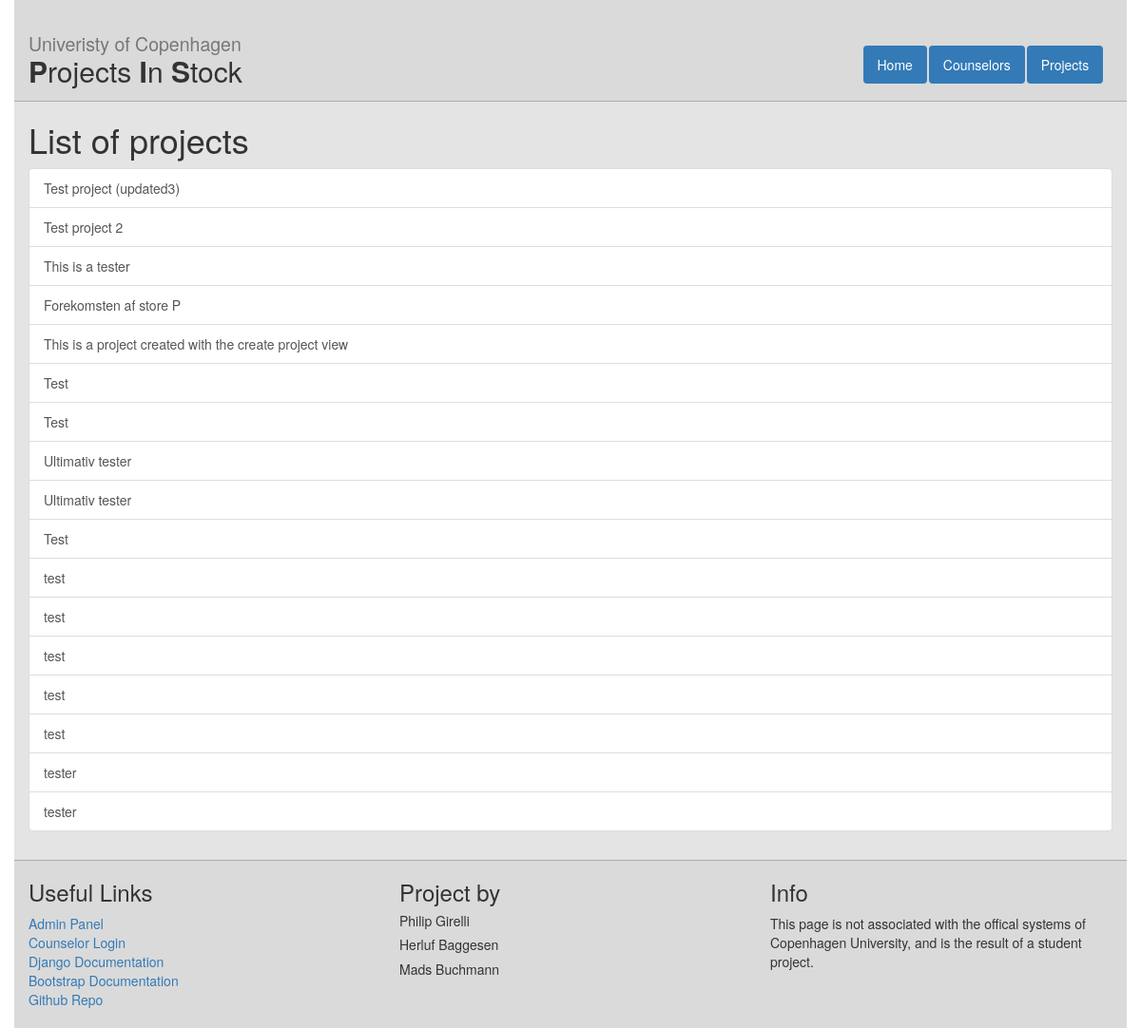
The app's page /projects with its own data.
### web/models.py (models this page shows, shortened)
class Project(models.Model):
    title = models.CharField(max_length = 120) #120 is up for discussion
    description = models.TextField()
    timestamp = models.DateTimeField(auto_now = False, auto_now_add = True)
    degree_choices = (('BSc','Bachelor'),('MS','Masters'))
    degree = models.CharField(max_length = 5, choices = degree_choices, default='BSc')
    topic = models.CharField(max_length = 120) #120 is up for discussion

### web/views.py (the view)
# urls.py: url(r'^projects$', views.project_list, name="project_list"),
def project_list(request):
    projects = Project.objects.all()
    context = {
        "project_list":projects,
        }
    return render(request,"web/project_list.html", context)

### web/templates/web/project_list.html
{%extends "web/master.html" %}
{% block content%}
  <h1>List of projects</h1>
  <div class="list-group">
    {% for prj in project_list %}
    <a class="list-group-item" href="{% url 'project_detail' prj.id %}">{{prj.title}}</a>
    {% endfor %}
  </div>
{%endblock%}

### web/static/web/style.css (style rules this page uses)
html, body { height : 100%; }

### records on screen
Project: title "Test project (updated3)"
Project: title "Test project 2"
Project: title "This is a tester"
Project: title "Forekomsten af store P"
Project: title "This is a project created with the create project view"
Project: title "Test"
Project: title "Test"
Project: title "Ultimativ tester"
Project: title "Ultimativ tester"
Project: title "Test"
Project: title "test"
Project: title "test"
Project: title "test"
Project: title "test"
Project: title "test"
Project: title "tester"
Project: title "tester"
